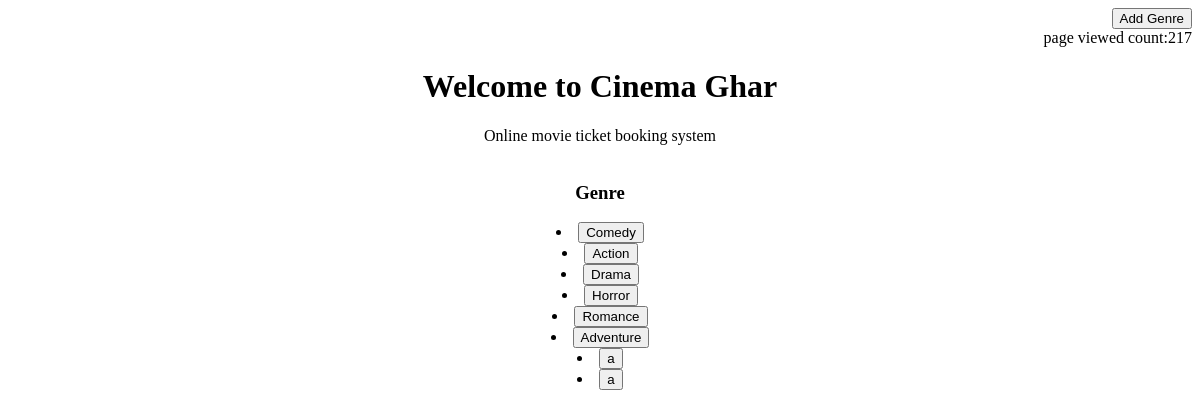
The app's page /, older data.
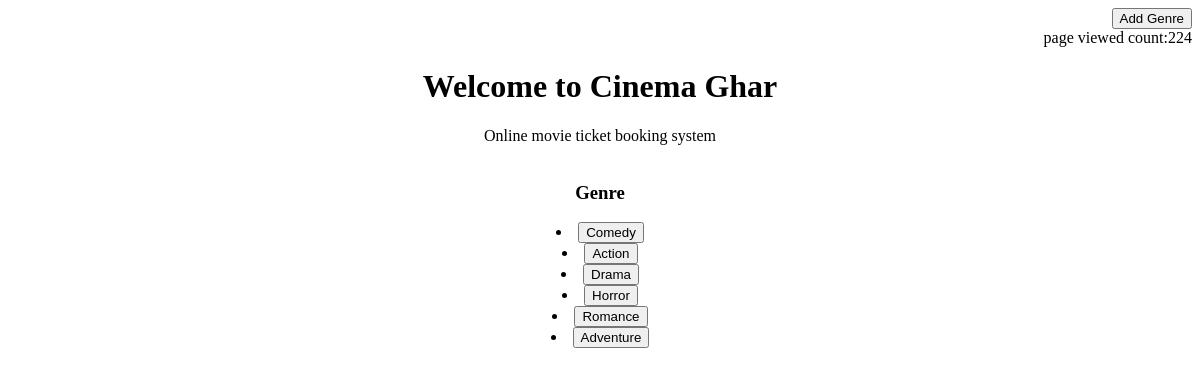
The same page, newer data.
### managemovie/models.py (models this page shows, shortened)
class MovieGenre(models.Model):
	name =models.CharField(max_length= 50)
	image=models.FileField(blank=True)
	discription=models.TextField(max_length=500)

### managemovie/views.py (the view)
# urls.py: url(r'^$', views.MovieGenreListView.as_view(), name='home'),
class MovieGenreListView(ListView):
	model = MovieGenre
	template_name= 'managemovie/home.html'
	def get_context_data(self, **kwargs):
		context = super(MovieGenreListView, self).get_context_data(**kwargs)
		x=PageView.objects.all()[0]
		x.hits=x.hits+1
		x.save()
		context1={
		'page':x.hits,
		}
		context.update(context1)
		return context

### managemovie/templates/managemovie/home.html
<html>
<p align="right">
    <a href= "{% url 'managemovie:moviegenre-add' %}"><button >Add Genre</button></a>
    <br>
    page viewed count:{{ page}}
</p>
<center>
<h1>Welcome to Cinema Ghar</h1>
<h7>Online movie ticket booking system</h7>
<br>
<br>
<h3>Genre</h3>
{% for i in object_list%}
    <li>
    	<a href ='{{i.id}}'><button >{{ i.name }} </button >
    	</a>
    </li>
{% empty %}
    <li>No Genre yet.</li>
{% endfor %}
</center>
</html>

Row changes from the older to the newer data that the page shows:
removed MovieGenre: name "a"
removed MovieGenre: name "a"
Text that changed along with them:
{{ page }}: "217" → "224"
